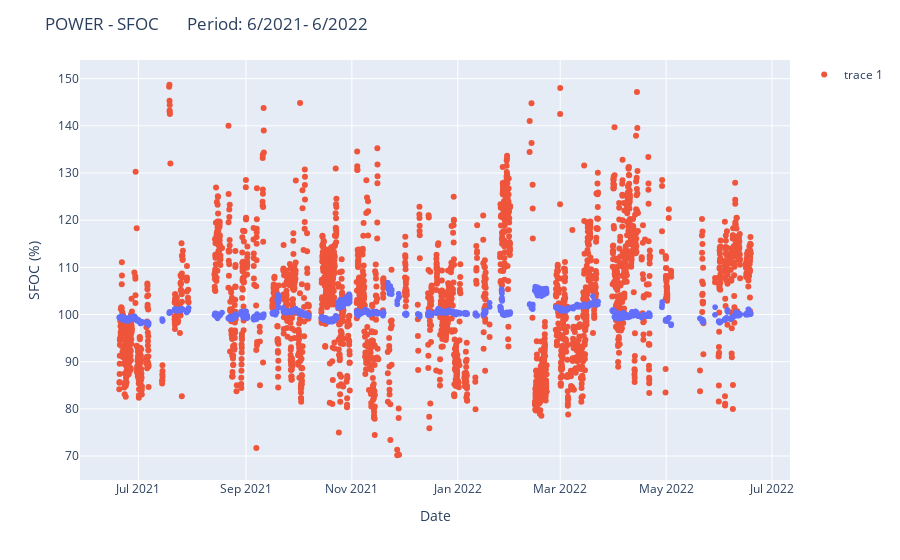

This figure's notebook cell:
### Code cell
import plotly.express as px 
import pandas as pd 
import numpy as np 

# Get some data
df = merged_True

# Plot 
fig = px.scatter(df, x='Date', y='SFOC (%)')

# Only thing I figured is - I could do this 
fig.add_scatter(x=df['Date'], y=df['Corrected Power'], mode='markers')
fig.update_layout(title="POWER - SFOC       Period: 6/2021- 6/2022", hovermode="x")

# Show plot 
fig.show()

### Figure 1 — Plotly figure (JSON) as saved in the notebook; plotly's stock layout.template omitted (floating-point values rounded to 4 significant figures; data arrays with more than 128 entries replaced by an {"elided": "..."} marker saying what was removed)
{"data": [{"hovertemplate": "Date=%{x}<br>SFOC (%)=%{y}<extra></extra>", "legendgroup": "", "marker": {"color": "#636efa", "symbol": "circle"}, "mode": "markers", "name": "", "showlegend": false, "type": "scattergl", "x": {"elided": "2813 str values"}, "xaxis": "x", "y": {"elided": "2813 float values"}, "yaxis": "y"}, {"mode": "markers", "type": "scatter", "x": {"elided": "2813 str values"}, "y": {"elided": "2813 float values"}}], "layout": {"hovermode": "x", "legend": {"tracegroupgap": 0}, "margin": {"t": 60}, "title": {"text": "POWER - SFOC       Period: 6/2021- 6/2022"}, "xaxis": {"anchor": "y", "domain": [0, 1], "title": {"text": "Date"}}, "yaxis": {"anchor": "x", "domain": [0, 1], "title": {"text": "SFOC (%)"}}}}
